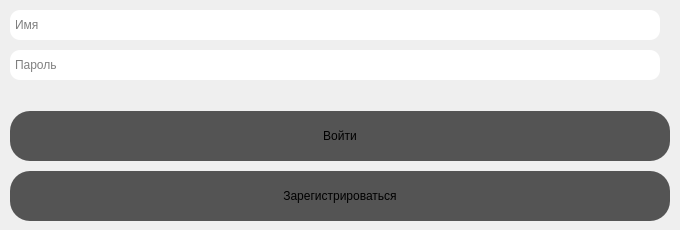
<?xml version="1.0" encoding="UTF-8"?>
<ui version="4.0">
 <class>MainWindow</class>
 <widget class="QMainWindow" name="MainWindow">
  <property name="geometry">
   <rect>
    <x>0</x>
    <y>0</y>
    <width>680</width>
    <height>230</height>
   </rect>
  </property>
  <property name="windowTitle">
   <string>Вход или регистрация</string>
  </property>
  <property name="styleSheet">
   <string notr="true">QLineEdit {
	border-radius: 10px;
	padding-left: 3px;
}

QPushButton {
	border-radius: 20px;
	background: rgb(84, 84, 84);
}

QPushButton::hover {
	background: rgb(115, 115, 115);
}

QPushButton::pressed {
	background: rgb(161, 161, 161);
}</string>
  </property>
  <widget class="QWidget" name="centralwidget">
   <widget class="QLineEdit" name="password">
    <property name="geometry">
     <rect>
      <x>10</x>
      <y>50</y>
      <width>650</width>
      <height>30</height>
     </rect>
    </property>
    <property name="echoMode">
     <enum>QLineEdit::Password</enum>
    </property>
    <property name="placeholderText">
     <string>Пароль</string>
    </property>
   </widget>
   <widget class="QLineEdit" name="name">
    <property name="geometry">
     <rect>
      <x>10</x>
      <y>10</y>
      <width>650</width>
      <height>30</height>
     </rect>
    </property>
    <property name="placeholderText">
     <string>Имя</string>
    </property>
   </widget>
   <widget class="QPushButton" name="login">
    <property name="geometry">
     <rect>
      <x>10</x>
      <y>111</y>
      <width>660</width>
      <height>50</height>
     </rect>
    </property>
    <property name="text">
     <string>Войти</string>
    </property>
   </widget>
   <widget class="QPushButton" name="register_2">
    <property name="geometry">
     <rect>
      <x>10</x>
      <y>171</y>
      <width>660</width>
      <height>50</height>
     </rect>
    </property>
    <property name="text">
     <string>Зарегистрироваться</string>
    </property>
   </widget>
  </widget>
 </widget>
 <resources/>
 <connections/>
</ui>
